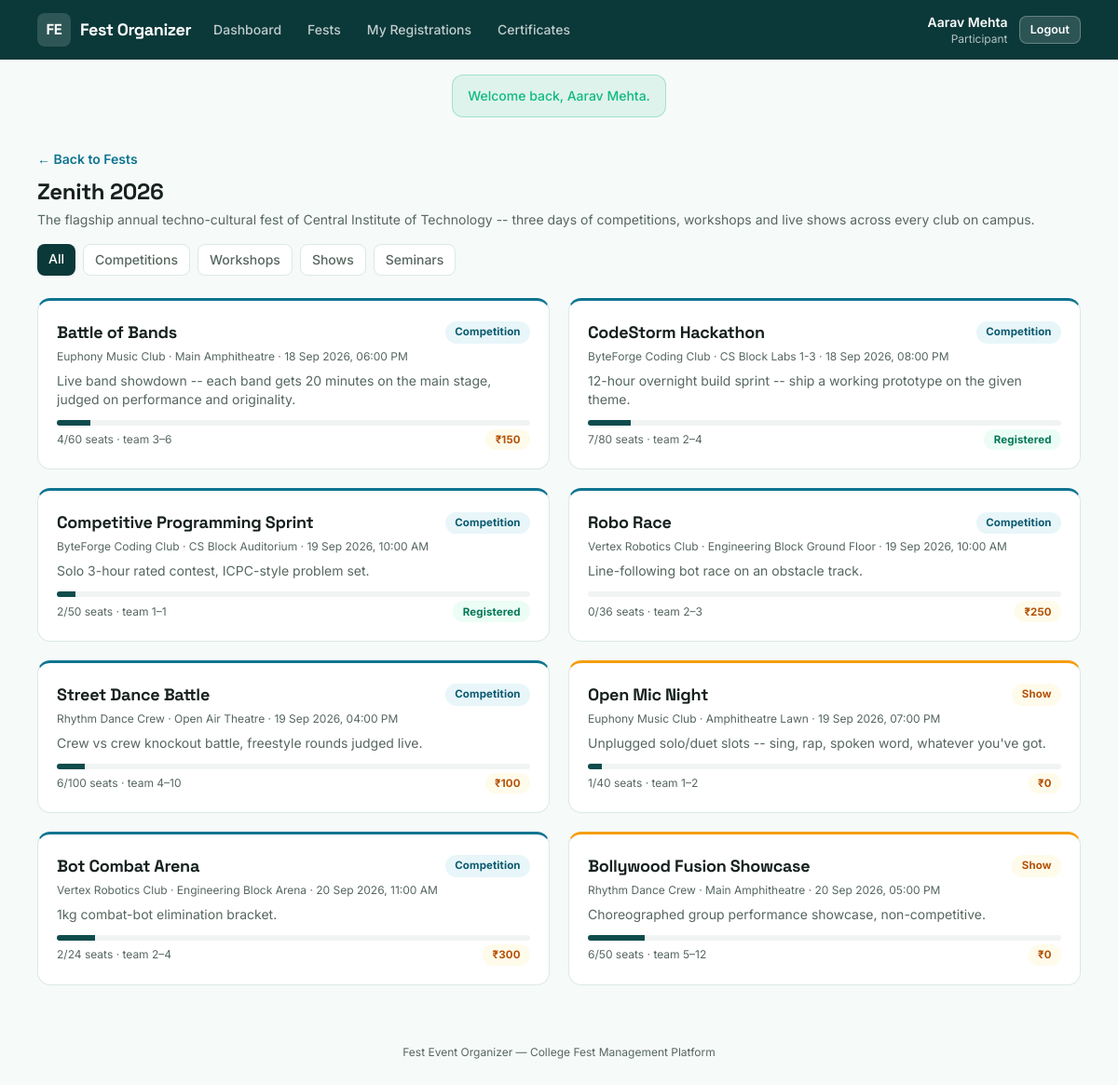
The app's page /index.php?route=participant/fests/show&id=1 (signed in) with its own data.
### tables this page shows
CREATE TABLE fests (
    id            INT AUTO_INCREMENT PRIMARY KEY,
    name          VARCHAR(150) NOT NULL,
    slug          VARCHAR(150) NOT NULL UNIQUE,
    description   TEXT NOT NULL,
    theme         VARCHAR(100) NOT NULL,
    start_date    DATE NOT NULL,
    end_date      DATE NOT NULL,
    venue         VARCHAR(150) NOT NULL,
    status        ENUM('draft', 'published', 'completed') NOT NULL DEFAULT 'draft',
    created_by    INT NOT NULL,
    created_at    TIMESTAMP NOT NULL DEFAULT CURRENT_TIMESTAMP,
    FOREIGN KEY (created_by) REFERENCES users(id)
);

CREATE TABLE events (
    id                INT AUTO_INCREMENT PRIMARY KEY,
    fest_id           INT NOT NULL,
    club_id           INT NOT NULL,
    title             VARCHAR(150) NOT NULL,
    slug              VARCHAR(160) NOT NULL,
    description       TEXT NOT NULL,
    category          ENUM('competition', 'workshop', 'show', 'seminar') NOT NULL,
    venue             VARCHAR(150) NOT NULL,
    start_time        DATETIME NOT NULL,
    end_time          DATETIME NOT NULL,
    capacity          INT NOT NULL,
    team_size_min     INT NOT NULL DEFAULT 1,
    team_size_max     INT NOT NULL DEFAULT 1,
    entry_fee         DECIMAL(8,2) NOT NULL DEFAULT 0.00,
    status            ENUM('pending', 'approved', 'rejected') NOT NULL DEFAULT 'pending',
    rejection_reason  VARCHAR(255) NULL,
    created_by        INT NOT NULL,
    created_at        TIMESTAMP NOT NULL DEFAULT CURRENT_TIMESTAMP,
    updated_at        TIMESTAMP NOT NULL DEFAULT CURRENT_TIMESTAMP ON UPDATE CURRENT_TIMESTAMP,
    UNIQUE KEY uniq_fest_slug (fest_id, slug),
    FOREIGN KEY (fest_id) REFERENCES fests(id) ON DELETE CASCADE,
    FOREIGN KEY (club_id) REFERENCES clubs(id),
    FOREIGN KEY (created_by) REFERENCES users(id)
);

CREATE TABLE clubs (
    id            INT AUTO_INCREMENT PRIMARY KEY,
    name          VARCHAR(120) NOT NULL,
    slug          VARCHAR(120) NOT NULL UNIQUE,
    description   VARCHAR(500) NOT NULL,
    organizer_id  INT NOT NULL UNIQUE,
    status        ENUM('active', 'inactive') NOT NULL DEFAULT 'active',
    created_at    TIMESTAMP NOT NULL DEFAULT CURRENT_TIMESTAMP,
    FOREIGN KEY (organizer_id) REFERENCES users(id)
);

### app/controllers/ParticipantController.php (called while the page is built, shortened)
<?php
require_once __DIR__ . '/../models/Fest.php';
require_once __DIR__ . '/../models/Event.php';
class ParticipantController
{
    public function festShow(): void
    {
        $id = (int)($_GET['id'] ?? 0);
        $fest = Fest::find($id);
        $category = $_GET['category'] ?? '';
        $events = Event::forFestApproved($id);
        $stmt = Database::connect()->prepare("SELECT event_id FROM registrations WHERE leader_id = ? AND status = 'confirmed'");
        $stmt->execute([Auth::id()]);
        $myRegisteredEventIds = array_map('intval', array_column($stmt->fetchAll(), 'event_id'));
        require __DIR__ . '/../views/participant/fest_show.php';
    }
}

### public/index.php (called while the page is built, shortened)
<?php
require_once __DIR__ . '/../core/helpers.php';
require_once __DIR__ . '/../core/Database.php';
require_once __DIR__ . '/../app/models/Fest.php';
require_once __DIR__ . '/../app/models/Event.php';
require_once __DIR__ . '/../app/controllers/ParticipantController.php';
$router = new Router();
$router->get('login', fn() => (new AuthController())->showLogin());
$router->post('login', fn() => (new AuthController())->login());
$router->get('register', fn() => (new AuthController())->showRegister());
$router->post('register', fn() => (new AuthController())->register());
$router->post('logout', fn() => (new AuthController())->logout());
$router->get('admin/dashboard', fn() => (new AdminController())->dashboard());
$router->get('admin/fests', fn() => (new AdminController())->fests());
$router->post('admin/fests/store', fn() => (new AdminController())->festStore());
$router->post('admin/fests/update', fn() => (new AdminController())->festUpdate());
$router->post('admin/fests/status', fn() => (new AdminController())->festStatus());
$router->get('admin/clubs', fn() => (new AdminController())->clubs());
$router->post('admin/clubs/store', fn() => (new AdminController())->clubStore());
$router->post('admin/clubs/status', fn() => (new AdminController())->clubStatus());
$router->get('admin/events', fn() => (new AdminController())->events());
$router->post('admin/events/approve', fn() => (new AdminController())->eventApprove());
$router->post('admin/events/reject', fn() => (new AdminController())->eventReject());
$router->get('admin/clashes', fn() => (new AdminController())->clashes());
$router->get('admin/results', fn() => (new AdminController())->results());
$router->get('organizer/dashboard', fn() => (new OrganizerController())->dashboard());
$router->get('organizer/events', fn() => (new OrganizerController())->events());
$router->get('organizer/events/new', fn() => (new OrganizerController())->eventNew());
$router->post('organizer/events/store', fn() => (new OrganizerController())->eventStore());
$router->get('organizer/events/edit', fn() => (new OrganizerController())->eventEdit());
$router->post('organizer/events/update', fn() => (new OrganizerController())->eventUpdate());
$router->get('organizer/events/roster', fn() => (new OrganizerController())->roster());
$router->post('organizer/registrations/verify', fn() => (new OrganizerController())->verifyEpass());
$router->get('organizer/events/results', fn() => (new OrganizerController())->resultsForm());
$router->post('organizer/results/store', fn() => (new OrganizerController())->resultStore());
$router->post('organizer/results/delete', fn() => (new OrganizerController())->resultDelete());
$router->get('organizer/club', fn() => (new OrganizerController())->profile());
$router->post('organizer/club/update', fn() => (new OrganizerController())->profileUpdate());
$router->get('organizer/fests', fn() => (new OrganizerController())->browseFests());
$router->get('organizer/fests/show', fn() => (new OrganizerController())->browseFestShow());
$router->get('participant/dashboard', fn() => (new ParticipantController())->dashboard());
$router->get('participant/fests', fn() => (new ParticipantController())->fests());
$router->get('participant/fests/show', fn() => (new ParticipantController())->festShow());
$router->get('participant/events/show', fn() => (new ParticipantController())->eventShow());
$router->post('participant/events/register', fn() => (new ParticipantController())->register());
$router->get('participant/registrations', fn() => (new ParticipantController())->registrations());
$router->post('participant/registrations/cancel', fn() => (new ParticipantController())->registrationCancel());
$router->get('participant/registrations/epass', fn() => (new ParticipantController())->epass());
$router->get('participant/certificates', fn() => (new ParticipantController())->certificates());
$router->get('participant/certificates/show', fn() => (new ParticipantController())->certificateShow());
$route = $_GET['route'] ?? '';
$router->dispatch($_SERVER['REQUEST_METHOD'], $route);

### core/Router.php (called while the page is built, shortened)
<?php
class Router
{
    private array $routes = ['GET' => [], 'POST' => []];
    public function get(string $route, callable $handler): void
    {
        $this->routes['GET'][$route] = $handler;
    }
    public function post(string $route, callable $handler): void
    {
        $this->routes['POST'][$route] = $handler;
    }
    public function dispatch(string $method, string $route): void
    {
        $handler = $this->routes[$method][$route] ?? null;
        try {
            $handler();
        } catch (Throwable $e) {
            error_log($e->getMessage());
            http_response_code(500);
            require __DIR__ . '/../app/views/errors/500.php';
        }
    }
}

### core/Database.php (called while the page is built)
<?php
class Database
{
    private static ?PDO $instance = null;
    public static function connect(): PDO
    {
        if (self::$instance === null) {
            $config = require __DIR__ . '/../config/database.php';
            $dsn = sprintf(
                'mysql:host=%s;port=%d;dbname=%s;charset=%s',
                $config['host'],
                $config['port'],
                $config['database'],
                $config['charset']
            );
            self::$instance = new PDO($dsn, $config['username'], $config['password'], [
                PDO::ATTR_ERRMODE            => PDO::ERRMODE_EXCEPTION,
                PDO::ATTR_DEFAULT_FETCH_MODE => PDO::FETCH_ASSOC,
                PDO::ATTR_EMULATE_PREPARES   => false,
            ]);
        }
        return self::$instance;
    }
}

### app/models/Fest.php (called while the page is built, shortened)
<?php
require_once __DIR__ . '/../../core/Database.php';
class Fest
{
    public static function find(int $id): ?array
    {
        $stmt = Database::connect()->prepare('SELECT * FROM fests WHERE id = ?');
        $stmt->execute([$id]);
        $row = $stmt->fetch();
        return $row ?: null;
    }
}

### core/helpers.php (called while the page is built, shortened)
<?php
function e(?string $value): string
{
    return htmlspecialchars($value ?? '', ENT_QUOTES, 'UTF-8');
}
function format_datetime(?string $datetime): string
{
    $ts = strtotime($datetime);
    return $ts === false ? '-' : date('d M Y, h:i A', $ts);
}

### app/models/Event.php (called while the page is built, shortened)
<?php
require_once __DIR__ . '/../../core/Database.php';
class Event
{
    public static function forFestApproved(int $festId): array
    {
        $stmt = Database::connect()->prepare(
            "SELECT ev.*, c.name AS club_name, c.status AS club_status,
                    (SELECT COALESCE(SUM(r.team_size), 0) FROM registrations r WHERE r.event_id = ev.id AND r.status = 'confirmed') AS seats_taken
             FROM events ev JOIN clubs c ON c.id = ev.club_id
             WHERE ev.fest_id = ? AND ev.status = 'approved' AND c.status = 'active'
             ORDER BY ev.start_time"
        );
        $stmt->execute([$festId]);
        return $stmt->fetchAll();
    }
}

### app/views/participant/fest_show.php (the view)
<?php $pageTitle = $fest['name']; require __DIR__ . '/../partials/header.php'; require __DIR__ . '/../partials/navbar.php'; require __DIR__ . '/../partials/flash.php'; ?>
<main class="max-w-6xl mx-auto px-4 py-8 flex-1 w-full">
    <a href="/index.php?route=participant/fests" class="text-cyan text-sm font-semibold hover:underline">&larr; Back to Fests</a>
    <h1 class="font-display text-2xl font-bold mt-2 mb-1"><?= e($fest['name']) ?></h1>
    <p class="text-slateink text-sm mb-4"><?= e($fest['description']) ?></p>
    <div class="flex gap-2 flex-wrap mb-6 text-sm">
        <a href="/index.php?route=participant/fests/show&id=<?= (int)$fest['id'] ?>" class="px-3 py-1.5 rounded-lg font-medium <?= $category === '' ? 'bg-teal-dark text-white' : 'bg-white border border-line text-slateink' ?>">All</a>
        <?php foreach (['competition' => 'Competitions', 'workshop' => 'Workshops', 'show' => 'Shows', 'seminar' => 'Seminars'] as $val => $label): ?>
            <a href="/index.php?route=participant/fests/show&id=<?= (int)$fest['id'] ?>&category=<?= $val ?>" class="px-3 py-1.5 rounded-lg font-medium <?= $category === $val ? 'bg-teal-dark text-white' : 'bg-white border border-line text-slateink' ?>"><?= $label ?></a>
        <?php endforeach; ?>
    </div>
    <?php if (empty($events)): ?>
        <div class="card"><p class="empty-state">No events in this filter.</p></div>
    <?php else: ?>
        <div class="grid sm:grid-cols-2 gap-5">
            <?php foreach ($events as $ev):
                $full = (int)$ev['seats_taken'] >= (int)$ev['capacity'];
                $pct = (int)$ev['capacity'] > 0 ? min(100, round(100 * (int)$ev['seats_taken'] / (int)$ev['capacity'])) : 0;
                $registered = in_array((int)$ev['id'], $myRegisteredEventIds, true);
                $catBadge = ['competition' => 'badge-cyan', 'workshop' => 'badge-teal',
                             'show' => 'badge-gold', 'seminar' => 'badge-slate'][$ev['category']] ?? 'badge-slate';
            ?>
                <a href="/index.php?route=participant/events/show&id=<?= (int)$ev['id'] ?>" class="event-card event-card--<?= e($ev['category']) ?> block">
                    <div class="flex items-center justify-between mb-1">
                        <h2 class="font-display text-lg font-bold"><?= e($ev['title']) ?></h2>
                        <span class="badge <?= $catBadge ?>"><?= e(ucfirst($ev['category'])) ?></span>
                    </div>
                    <p class="text-xs text-slateink mb-2"><?= e($ev['club_name']) ?> &middot; <?= e($ev['venue']) ?> &middot; <?= format_datetime($ev['start_time']) ?></p>
                    <p class="text-sm text-slateink mb-3 line-clamp-2"><?= e(mb_strimwidth($ev['description'], 0, 120, '...')) ?></p>
                    <div class="capacity-bar mb-1"><div class="capacity-bar-fill <?= $full ? 'full' : '' ?>" style="width: <?= $pct ?>%"></div></div>
                    <div class="flex items-center justify-between text-xs text-slateink">
                        <span><?= (int)$ev['seats_taken'] ?>/<?= (int)$ev['capacity'] ?> seats &middot; team <?= (int)$ev['team_size_min'] ?>&ndash;<?= (int)$ev['team_size_max'] ?></span>
                        <?php if ($registered): ?><span class="badge badge-mint">Registered</span>
                        <?php elseif ($full): ?><span class="badge badge-rose">Full</span>
                        <?php else: ?><span class="badge badge-gold">&#8377;<?= number_format((float)$ev['entry_fee'], 0) ?></span><?php endif; ?>
                    </div>
                </a>
            <?php endforeach; ?>
        </div>
    <?php endif; ?>
</main>
<?php require __DIR__ . '/../partials/footer.php'; ?>

### public/assets/css/style.css (style rules this page uses)
* { box-sizing: border-box; }
h1, h2, h3, h4, .font-display { font-family: 'Space Grotesk', sans-serif; letter-spacing: -0.015em; }
.badge { display:inline-flex; align-items:center; gap: .3rem; padding: 0.2rem 0.65rem; border-radius: 999px; font-size: 0.72rem; font-weight: 700; letter-spacing: 0.01em; text-transform: capitalize; }
.badge-cyan { background: #E8F6F9; color: #0B5A70; }
.badge-mint { background: #ECFDF5; color: #047857; }
.badge-gold { background: #FFFBEB; color: #B45309; }
.event-card { background: #fff; border: 1px solid #DCE9E7; border-radius: 14px; padding: 1.25rem; border-top: 3px solid #0F4C4C; transition: box-shadow .18s, transform .18s; }
.event-card--competition { border-top-color: #0E7490; }
.event-card--show { border-top-color: #F59E0B; }
.capacity-bar { height: 6px; border-radius: 999px; background: #F0F4F3; overflow: hidden; }
.capacity-bar-fill { height: 100%; background: #0F4C4C; }

### records on screen
fests: name "Zenith 2026", description "The flagship annual techno-cultural fest of Central Institute of Technology -- three days of competitions, workshops and live shows across every club on campus."
events: title "Battle of Bands", category "Competition", club.name "Euphony Music Club", venue "Main Amphitheatre", start_time "18 Sep 2026, 06:00 PM", description "Live band showdown -- each band gets 20 minutes on the main stage, judged on performance and originality.", seats_taken "4", capacity "60", team_size_min "3", team_size_max "6", entry_fee "150"
events: title "CodeStorm Hackathon", category "Competition", club.name "ByteForge Coding Club", venue "CS Block Labs 1-3", start_time "18 Sep 2026, 08:00 PM", description "12-hour overnight build sprint -- ship a working prototype on the given theme.", seats_taken "7", capacity "80", team_size_min "2", team_size_max "4", shows "Registered"
events: title "Competitive Programming Sprint", category "Competition", club.name "ByteForge Coding Club", venue "CS Block Auditorium", start_time "19 Sep 2026, 10:00 AM", description "Solo 3-hour rated contest, ICPC-style problem set.", seats_taken "2", capacity "50", team_size_min "1", team_size_max "1", shows "Registered"
events: title "Robo Race", category "Competition", club.name "Vertex Robotics Club", venue "Engineering Block Ground Floor", start_time "19 Sep 2026, 10:00 AM", description "Line-following bot race on an obstacle track.", seats_taken "0", capacity "36", team_size_min "2", team_size_max "3", entry_fee "250"
events: title "Street Dance Battle", category "Competition", club.name "Rhythm Dance Crew", venue "Open Air Theatre", start_time "19 Sep 2026, 04:00 PM", description "Crew vs crew knockout battle, freestyle rounds judged live.", seats_taken "6", capacity "100", team_size_min "4", team_size_max "10", entry_fee "100"
events: title "Open Mic Night", category "Show", club.name "Euphony Music Club", venue "Amphitheatre Lawn", start_time "19 Sep 2026, 07:00 PM", description "Unplugged solo/duet slots -- sing, rap, spoken word, whatever you've got.", seats_taken "1", capacity "40", team_size_min "1", team_size_max "2", entry_fee "0"
events: title "Bot Combat Arena", category "Competition", club.name "Vertex Robotics Club", venue "Engineering Block Arena", start_time "20 Sep 2026, 11:00 AM", description "1kg combat-bot elimination bracket.", seats_taken "2", capacity "24", team_size_min "2", team_size_max "4", entry_fee "300"
events: title "Bollywood Fusion Showcase", category "Show", club.name "Rhythm Dance Crew", venue "Main Amphitheatre", start_time "20 Sep 2026, 05:00 PM", description "Choreographed group performance showcase, non-competitive.", seats_taken "6", capacity "50", team_size_min "5", team_size_max "12", entry_fee "0"

### other values on screen
$label "Dashboard"
$label "Fests"
$label "My Registrations"
$label "Certificates"
Auth::name() "Aarav Mehta"
str_replace('_', ' ', $role ?? '') "Participant"
$success "Welcome back, Aarav Mehta."
$label "Competitions"
$label "Workshops"
$label "Shows"
$label "Seminars"
